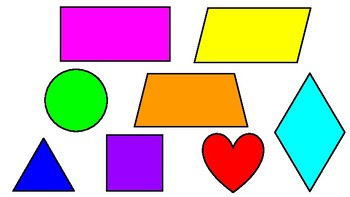
#> input picture BCA/PYTHON/Project/x.jpg, 350 x 197 px
$ python test.py x.jpg
#> lines starting #> are read from the running program, lines starting #| are printed output that depends on the picture; after the words box and inside, x2 and y2 are one past the last pixel; in counts of white or black regions, pixels touching at a corner belong together
import numpy as np
import math
import cv2
import sys

img=cv2.imread(sys.argv[1])
#> img is the input picture: shape (197, 350, 3); mean B, G, R 185.9, 189.8, 208.2
img=cv2.resize(img, (1280,720))
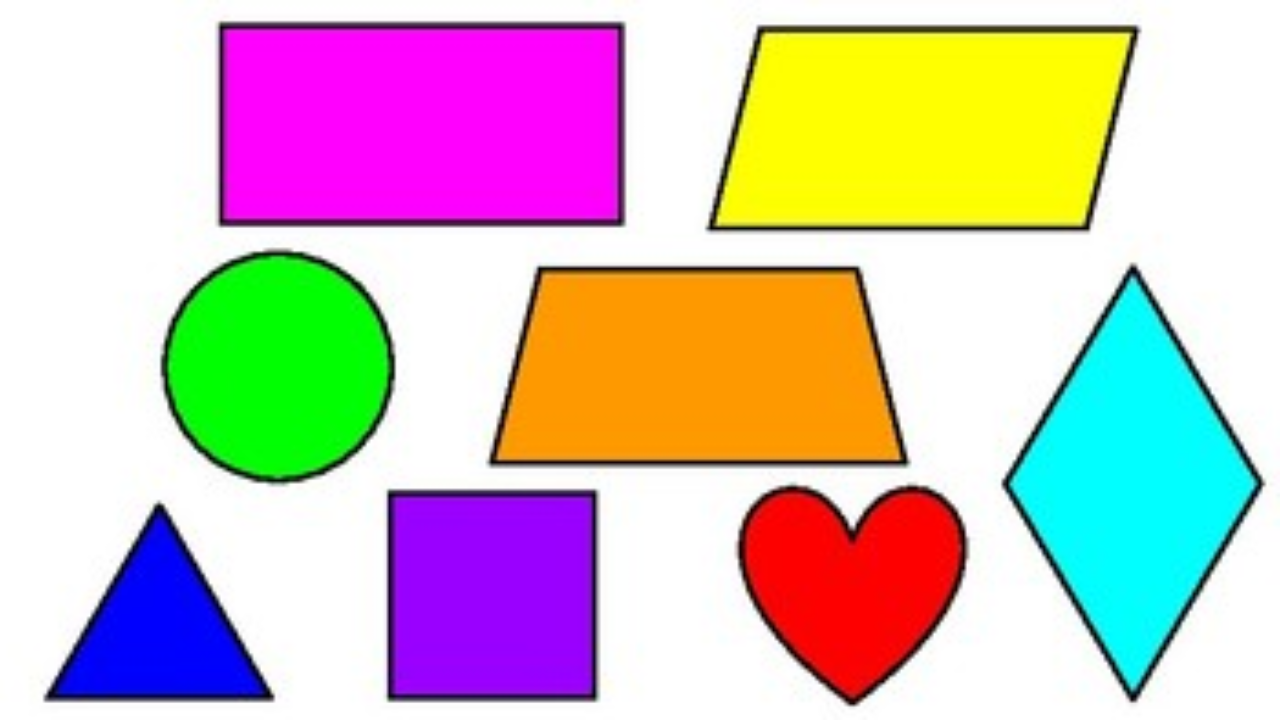
#> img: shape (720, 1280, 3); mean B, G, R 185.8, 189.7, 208.1
imggray=cv2.cvtColor(img,cv2.COLOR_BGR2GRAY) #convert img to Grayscale
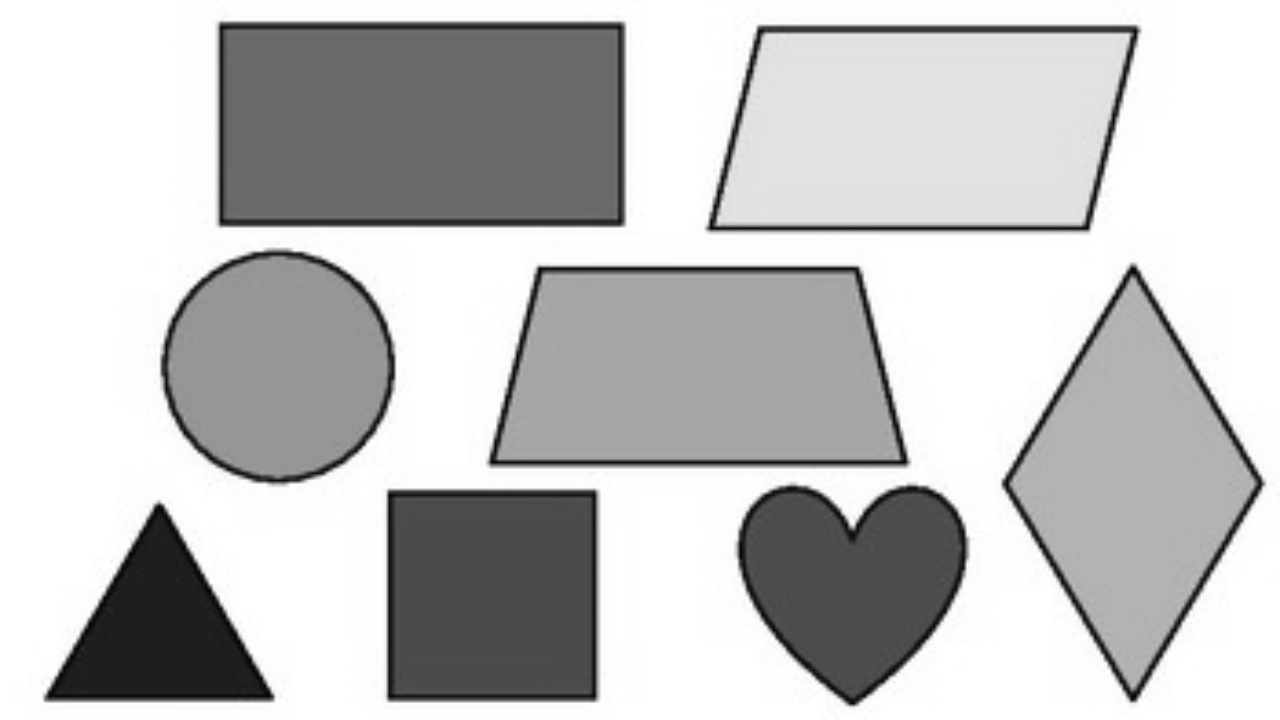
#> imggray: shape (720, 1280); min 2, max 255, mean 194.8
_,thresh=cv2.threshold(imggray, 240,255,cv2.THRESH_BINARY) #convert Grayscale image to Binary
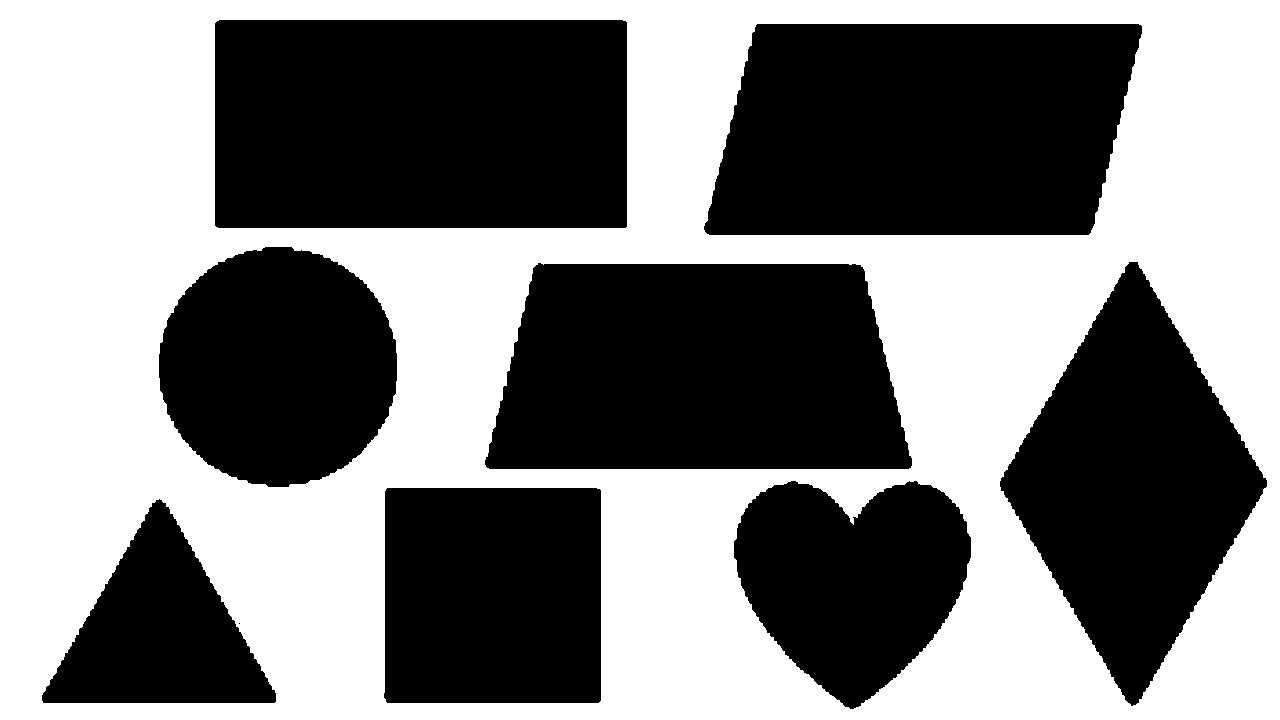
#> thresh: shape (720, 1280); 50% white; 9 black regions (1 under 20 px)
contours,_=cv2.findContours(thresh, cv2.RETR_TREE,cv2.CHAIN_APPROX_SIMPLE) #IT WILL FIND THE CONTOUR IN IMAGE
#> contours = 10 contours, 1 with area under 20; largest, box (x1, y1, x2, y2) and area: (0, 0, 1280, 720) 919601, (214, 19, 628, 229) 86294, (703, 23, 1143, 236) 82454, (484, 262, 913, 470) 78040, (999, 261, 1268, 707) 61938

for contour in contours:
    approx=cv2.approxPolyDP(contour,0.01*cv2.arcLength(contour,True),True) #this method approximates a polygonal curve
    print(contour)
    print(approx)
    """cv2.drawContours(img,[approx],0,(0,0,0),3) #to draw contour
    x=approx.ravel()[0]
    y=approx.ravel()[1]-7 #defining the x and y point of shape to write text on it

    Area = cv2.contourArea(approx)
    Perimeter=cv2.arcLength(approx,True)
    circularity=(Perimeter**2)/(4*math.pi*(Area)) #find out the circularity of the object

    #if else conditions to find different shapes
    #for triangle
    if len(approx)==3: #triangle has 3 sides
        cv2.putText(img,"Triangle",(x,y),cv2.FONT_HERSHEY_COMPLEX,0.7,(0,0,0),2)
    #for square and rectangle
    elif len(approx)==4:
        x,y,w,h=cv2.boundingRect(approx)
        if(x+w)==(y+h): #for square
            cv2.putText(img, "Square", (x, y-5), cv2.FONT_HERSHEY_COMPLEX, 0.7, (0, 0, 0), 2)
        else:# for rectangle
            cv2.putText(img, "Rectangle", (x, y-10), cv2.FONT_HERSHEY_COMPLEX, 0.7, (0, 0, 0), 2)
    # for Hexagon
    elif len(approx)==6:
        cv2.putText(img, "Hexagon", (x, y), cv2.FONT_HERSHEY_COMPLEX, 0.7, (0, 0, 0), 2)
    elif len(approx)==8:
        cv2.putText(img, "Octagon", (x, y), cv2.FONT_HERSHEY_COMPLEX, 0.7, (0, 0, 0), 2)
    # for Pentagon
    elif len(approx)==5:
        cv2.putText(img, "Pentagon", (x-40, y), cv2.FONT_HERSHEY_COMPLEX, 0.7, (0, 0, 0), 2)
    else:
        # for Circle
        if circularity<1.20:
            cv2.putText(img, "Circle", (x, y), cv2.FONT_HERSHEY_COMPLEX, 0.7, (0, 0, 0), 2)
        else:
            cv2.putText(img, "Something Else", (x, y), cv2.FONT_HERSHEY_COMPLEX, 0.7, (0, 0, 0), 2)

cv2.imshow("Shape", img)
cv2.waitKey(0)
cv2.destroyAllWindows()"""
#> this loop made 10 passes
#> (printed output is left out)

$ run again, on BCA/PYTHON/Project/z.jpg
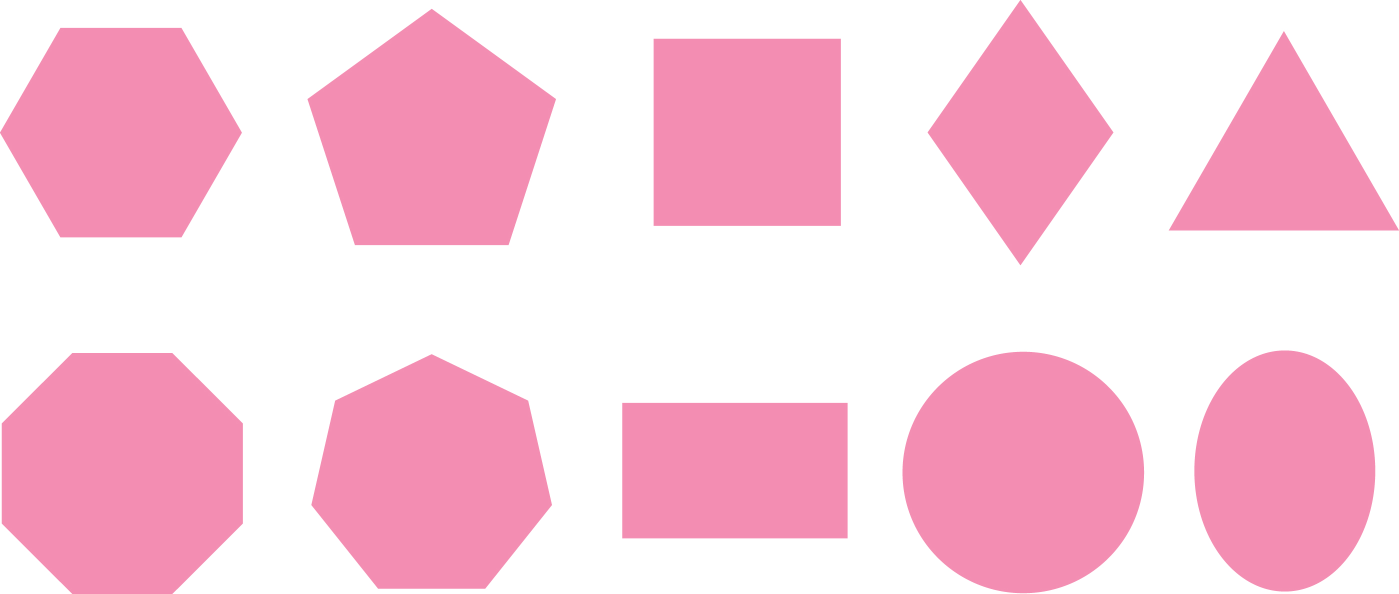
#> input picture BCA/PYTHON/Project/z.jpg, 2798 x 1188 px (shown at 1/2 size)
#> img is the input picture: shape (1188, 2798, 3); mean B, G, R 221.5, 205.4, 249.8
#> img: shape (720, 1280, 3)
#> `imggray=cv2.cvtColor(img,cv2.COLOR_BGR2GRAY)`:
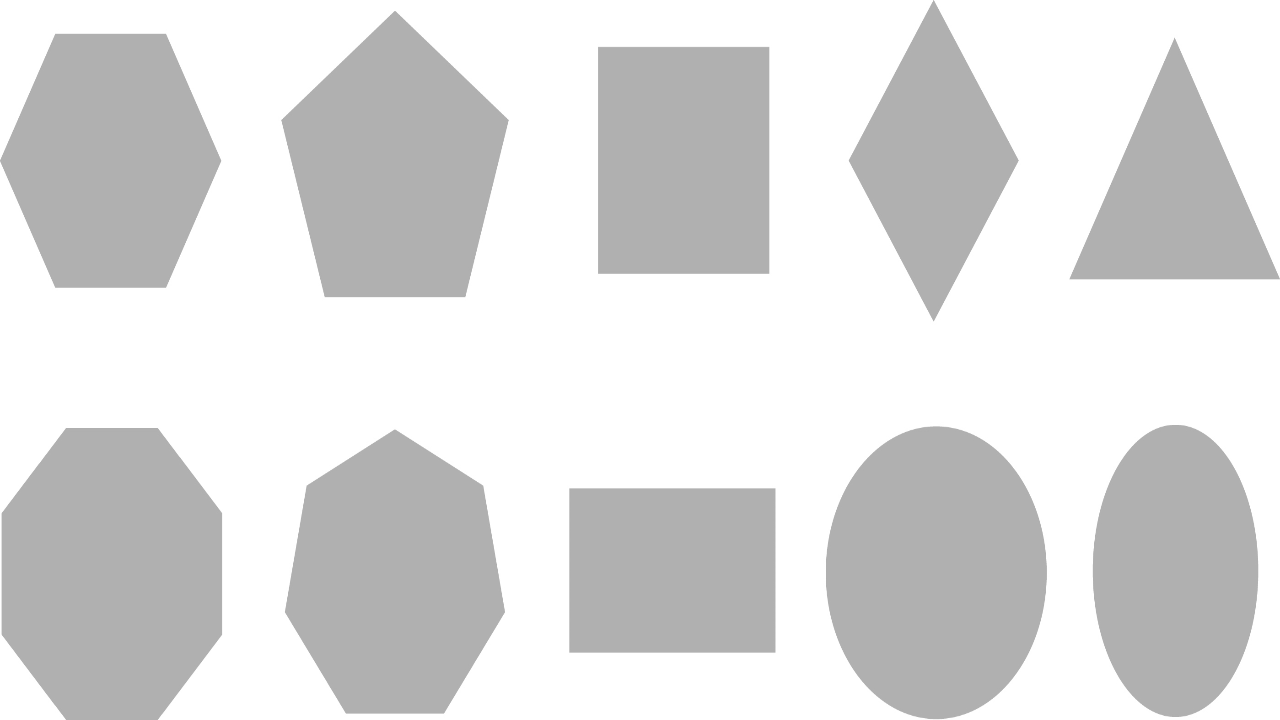
#> imggray: shape (720, 1280); min 174, max 255, mean 220.6
#> `_,thresh=cv2.threshold(imggray, 240,255,cv2.THRESH_BINARY)`:
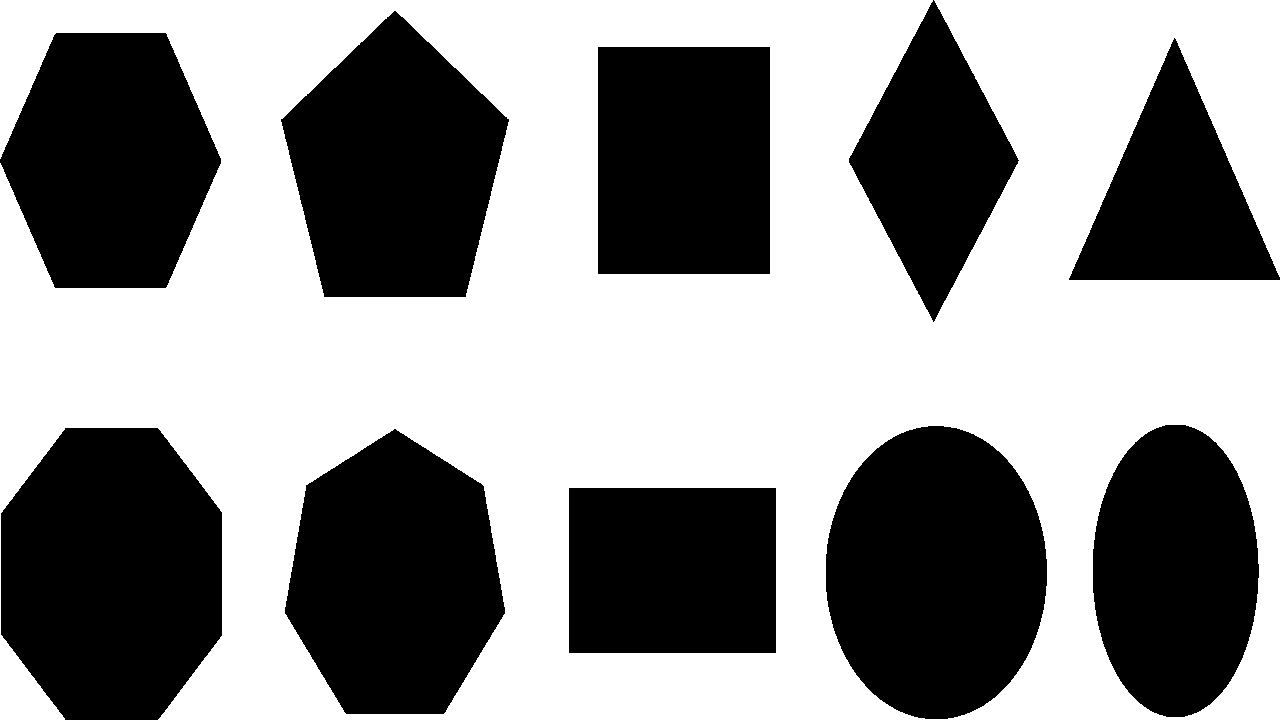
#> thresh: shape (720, 1280); 56.2% white; 10 black regions
#> contours = 7 contours; box (x1, y1, x2, y2) and area: (0, 0, 1280, 720) 769004, (825, 425, 1048, 720) 51394, (284, 428, 506, 715) 46796, (280, 10, 510, 298) 45538, (597, 46, 771, 275) 39442, (1092, 424, 1260, 718) 38514, (568, 487, 777, 654) 34526
#> the loop `for contour in contours:` made 7 passes
#> approx on passes 2, 6: [[568, 488], [775, 487], [776, 652], [569, 653]], [[598, 46], [770, 47], [769, 274], [597, 273]]
#> (printed output is left out)

$ run again, on BCA/PYTHON/Project/shape.png
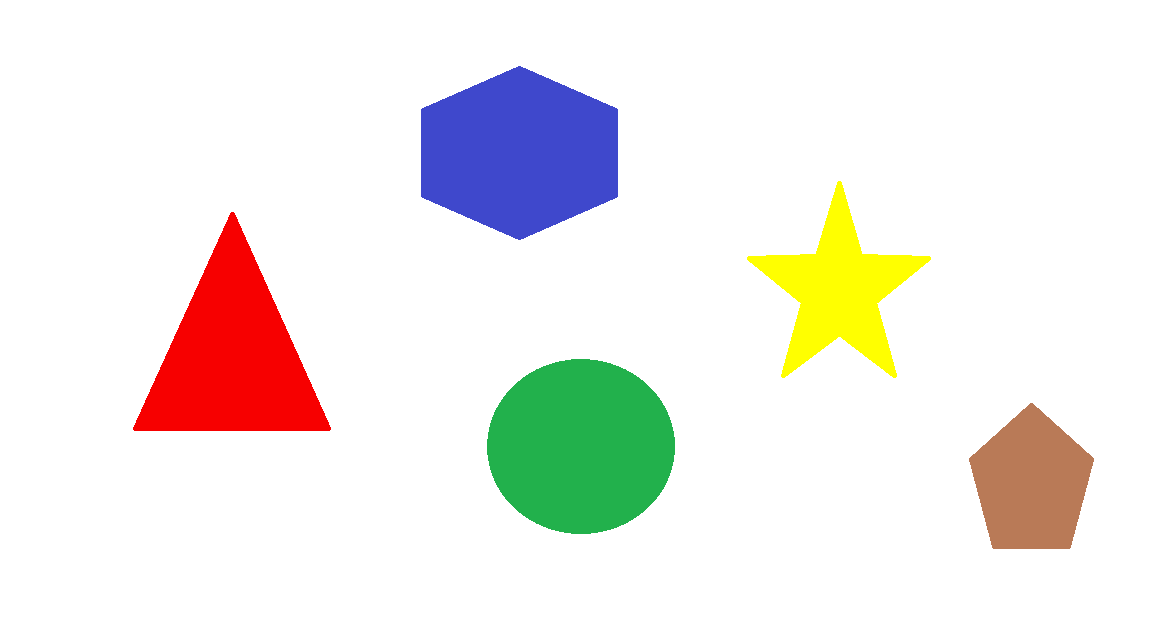
#> input picture BCA/PYTHON/Project/shape.png, 1152 x 625 px
#> img is the input picture: shape (625, 1152, 3); mean B, G, R 231.1, 235.4, 238.7
#> img: shape (720, 1280, 3)
#> `imggray=cv2.cvtColor(img,cv2.COLOR_BGR2GRAY)`:
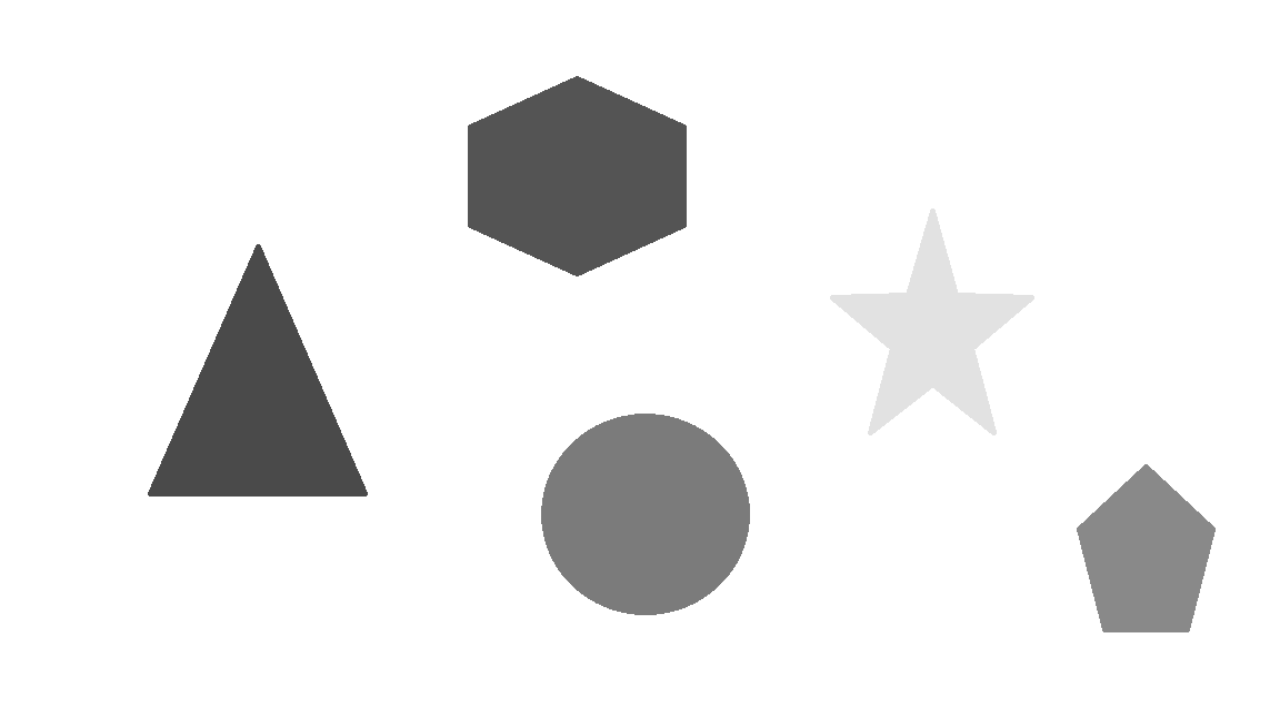
#> imggray: shape (720, 1280); min 74, max 255, mean 235.9
#> `_,thresh=cv2.threshold(imggray, 240,255,cv2.THRESH_BINARY)`:
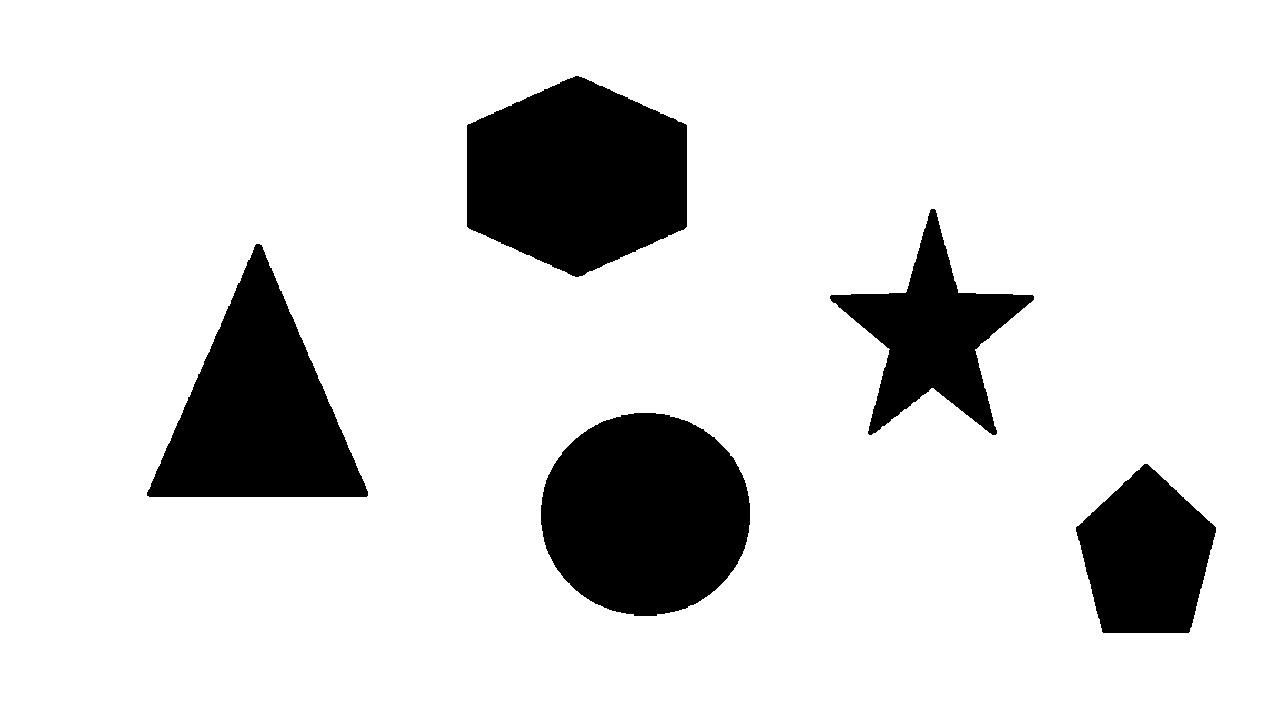
#> thresh: shape (720, 1280); 85.9% white; 5 black regions
#> contours = 6 contours; box (x1, y1, x2, y2) and area: (0, 0, 1280, 720) 919601, (466, 75, 688, 278) 33848, (540, 412, 751, 617) 33638, (146, 243, 369, 498) 29348, (829, 208, 1035, 436) 17516, (1075, 463, 1217, 634) 16768
#> the loop `for contour in contours:` made 6 passes
#> approx on passes 1, 4: [[0, 0], [0, 719], [1279, 719], [1279, 0]], [[256, 243], [366, 497], [146, 495]]
#> (printed output is left out)
